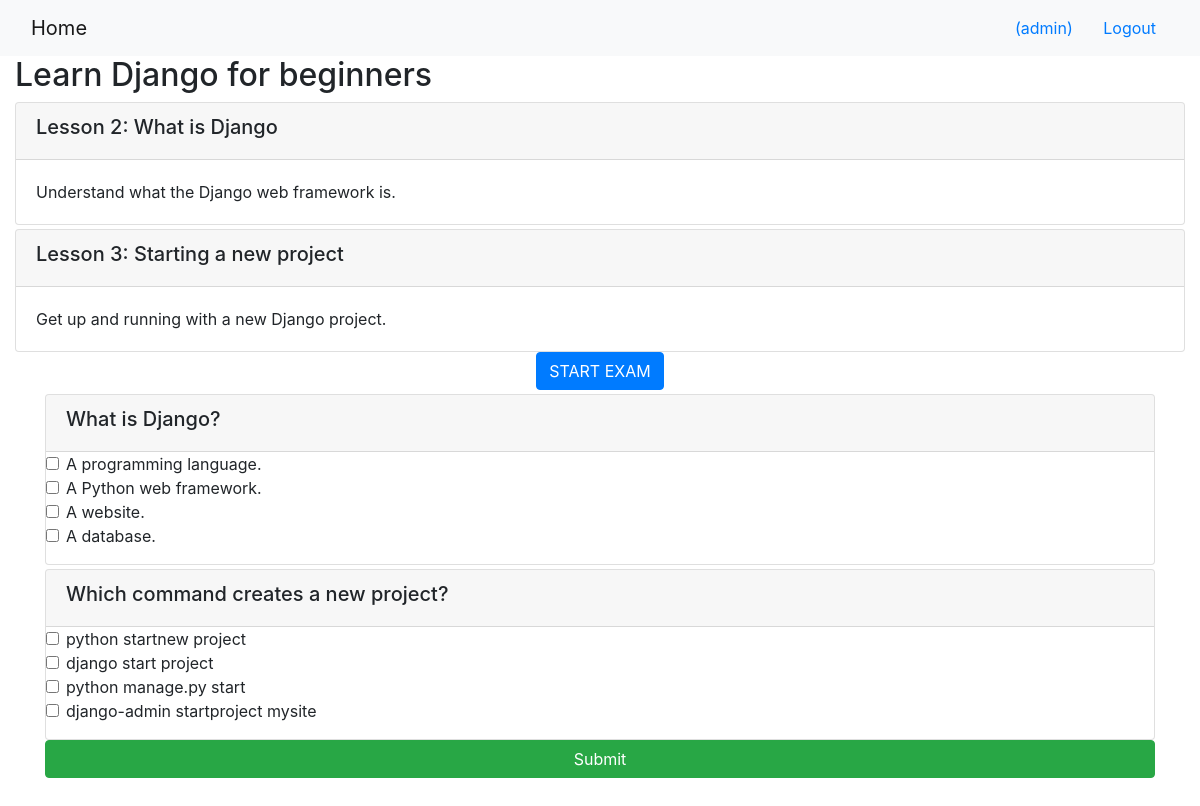
/onlinecourse/1/ (signed in), run on the app's committed database.
### onlinecourse/models.py (models this page shows, shortened)
class Course(models.Model):
    name = models.CharField(null=False, max_length=30, default='online course')
    image = models.ImageField(upload_to='course_images/')
    description = models.CharField(max_length=1000)
    pub_date = models.DateField(null=True)
    instructors = models.ManyToManyField(Instructor)
    users = models.ManyToManyField(settings.AUTH_USER_MODEL, through='Enrollment')
    total_enrollment = models.IntegerField(default=0)
    is_enrolled = False

class Lesson(models.Model):
    title = models.CharField(max_length=200, default="title")
    order = models.IntegerField(default=0)
    course = models.ForeignKey(Course, on_delete=models.CASCADE)
    content = models.TextField()

class Question(models.Model):
    lesson = models.ForeignKey(Lesson, on_delete=models.CASCADE)
    question_text = models.CharField(max_length=200, default="question")
    grade = models.FloatField(default=0.0)

class Choice(models.Model):
    choice_text = models.CharField(null=False, max_length=50)
    is_correct = models.BooleanField(default=True)
    question_id = models.ForeignKey(Question, null=False, on_delete=models.CASCADE)

### onlinecourse/views.py (the view)
# urls.py: path('<int:pk>/', views.CourseDetailView.as_view(), name='course_details'),
class CourseDetailView(generic.DetailView):
    model = Course
    template_name = 'onlinecourse/course_detail_bootstrap.html'

### onlinecourse/templates/onlinecourse/course_detail_bootstrap.html (shortened to what this page needs)
<!DOCTYPE html>
<html lang="en">
<head>
    {% load static %}
    <link rel="stylesheet" href="https://maxcdn.bootstrapcdn.com/bootstrap/4.5.2/css/bootstrap.min.css">
</head>
<body>
<nav class="navbar navbar-light bg-light">
    <div class="container-fluid">
        <div class="navbar-header">
            <a class="navbar-brand" href="{% url 'onlinecourse:index' %}">Home</a>
        </div>
        <ul class="nav navbar-nav navbar-right">
            {% if user.is_authenticated %}
                <li>
                    <a class="btn btn-link" href="#">{{ user.first_name }}({{ user.username }})</a>
                    <a class="btn btn-link" href="{% url 'onlinecourse:logout' %}">Logout</a>
                </li>
            {% endif %}
        </ul>
    </div>
</nav>
<div class="container-fluid">
    <h2>{{ course.name }}</h2>
    <div class="card-columns-vertical">
        {% for lesson in course.lesson_set.all %}
            <div class="card mt-1">
                <div class="card-header"><h5>Lesson {{ lesson.order|add:1 }}: {{ lesson.title }}</h5></div>
                <div class="card-body">{{ lesson.content }}</div>
            </div>
        {% endfor %}
    </div>
    {% if user.is_authenticated %}
        <div class="container">
            <div style="text-align: center;">
                <button type="button" class="btn btn-primary" data-toggle="collapse" data-target="#exam">START
                    EXAM
                </button>
            </div>
            <form id="questionform" action="submit/" method="post">
                {% for lesson in object.lesson_set.all %}
                    {% for question in lesson.question_set.all %}
                        <div class="card mt-1">
                            <div class="card-header"><h5>{{ question.question_text }}</h5></div>
                            <div class="form-group">
                                {% for choice in question.choice_set.all %}
                                    <div class="form-check">
                                        <label class="form-check-label">
                                            <input type="checkbox" name="choice_{{ choice.id }}"
                                                   class="form-check-input" id="{{ choice.id }}"
                                                   value="{{ choice.id }}">{{ choice.choice_text }}
                                        </label>
                                    </div>
                                {% endfor %}
                            </div>
                        </div>
                    {% endfor %}
                {% endfor %}
                <input class="btn btn-success btn-block" type="submit" value="Submit">
            </form>
        </div>
    {% endif %}
    <br><br>
</div>
</body>
</html>

### data on the page
Course: name "Learn Django for beginners"
Lesson: order|add "2", title "What is Django", content "Understand what the Django web framework is."
Lesson: order|add "3", title "Starting a new project", content "Get up and running with a new Django project."
Question: question_text "What is Django?"
Choice: choice_text "A programming language."
Choice: choice_text "A Python web framework."
Choice: choice_text "A website."
Choice: choice_text "A database."
Question: question_text "Which command creates a new project?"
Choice: choice_text "python startnew project"
Choice: choice_text "django start project"
Choice: choice_text "python manage.py start"
Choice: choice_text "django-admin startproject mysite"

### other printed values
{{ user.username }} "admin"
